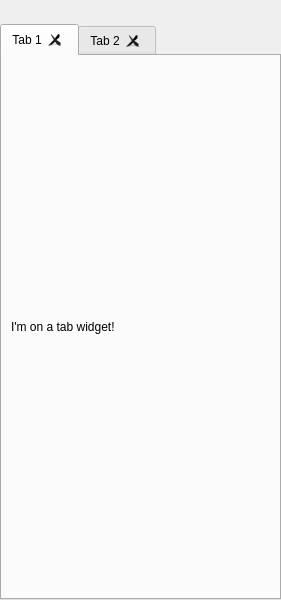
<?xml version="1.0" encoding="UTF-8"?>
<ui version="4.0">
 <class>myWidget</class>
 <widget class="QWidget" name="myWidget">
  <property name="geometry">
   <rect>
    <x>0</x>
    <y>0</y>
    <width>281</width>
    <height>600</height>
   </rect>
  </property>
  <property name="windowTitle">
   <string>Form</string>
  </property>
  <layout class="QVBoxLayout" name="verticalLayout">
   <property name="spacing">
    <number>0</number>
   </property>
   <property name="leftMargin">
    <number>0</number>
   </property>
   <property name="topMargin">
    <number>0</number>
   </property>
   <property name="rightMargin">
    <number>0</number>
   </property>
   <property name="bottomMargin">
    <number>0</number>
   </property>
   <item>
    <widget class="GFTitleBar" name="wdgTitle" native="true">
     <property name="sizePolicy">
      <sizepolicy hsizetype="Preferred" vsizetype="Minimum">
       <horstretch>0</horstretch>
       <verstretch>0</verstretch>
      </sizepolicy>
     </property>
     <property name="minimumSize">
      <size>
       <width>0</width>
       <height>24</height>
      </size>
     </property>
     <layout class="QHBoxLayout" name="horizontalLayout"/>
    </widget>
   </item>
   <item>
    <widget class="QTabWidget" name="tabWidget">
     <property name="elideMode">
      <enum>Qt::ElideRight</enum>
     </property>
     <property name="tabsClosable">
      <bool>true</bool>
     </property>
     <property name="movable">
      <bool>true</bool>
     </property>
     <property name="tabBarAutoHide">
      <bool>true</bool>
     </property>
     <widget class="QWidget" name="tab">
      <attribute name="title">
       <string>Tab 1</string>
      </attribute>
      <layout class="QVBoxLayout" name="verticalLayout_2">
       <item>
        <widget class="QLabel" name="label">
         <property name="text">
          <string>I'm on a tab widget!</string>
         </property>
        </widget>
       </item>
      </layout>
     </widget>
     <widget class="QWidget" name="tab_2">
      <attribute name="title">
       <string>Tab 2</string>
      </attribute>
     </widget>
    </widget>
   </item>
  </layout>
 </widget>
 <customwidgets>
  <customwidget>
   <class>GFTitleBar</class>
   <extends>QWidget</extends>
   <header>TitleBar.h</header>
   <container>1</container>
  </customwidget>
 </customwidgets>
 <resources/>
 <connections/>
</ui>
